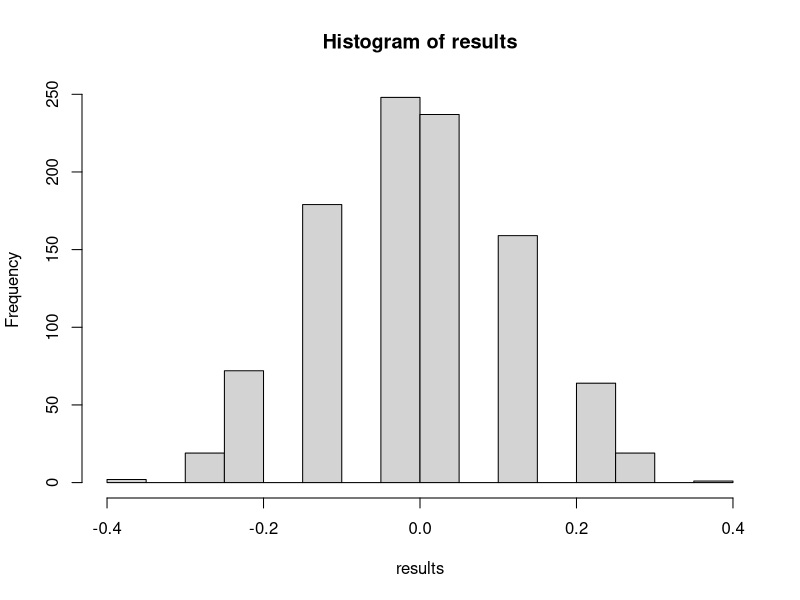
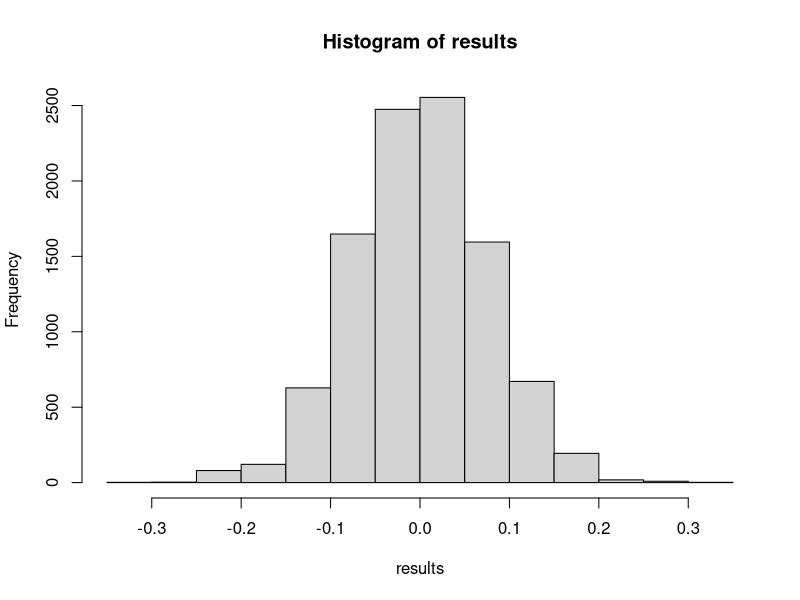

Write the R code that produced these figures, in order.
#
#  this is a comment
#
x <- sample(1:20, 1, replace=FALSE)
y <- sample(c("a", "b", "c", "d", "e", "f", "g"), 1)
coin_flips <- sample(c("H", "T"), 20, replace = TRUE)
coin_flips2 <- sample(c(0, 1), 20, replace = TRUE)   # let the 1s be Heads
# how many heads?
sum(coin_flips2)
# how many tails?
20 - sum(coin_flips2)
length(coin_flips2) - sum(coin_flips2)

#
#  48 managers, 48 case files, 24 females and 24 males.
#  *IF* there was no bias ... we expect female+male to be independent of the decision
#  * 35 promotions, 13 fail-to-promotes
#  * sample from this set of decisions 24x ==> females
#  * the leftovers ==> males
#

# lets let 1 be a promotion, 0 be a not-promotion
cases <- c( rep(1, 35), rep(0, 13) )
trial1 <- sample(cases, 24, replace=FALSE)  
# Percentage promoted ... total # of 1s / total # of samples 
females <- sum(trial1) / length(trial1)
males <- ( sum(cases) - sum(trial1) ) / length(trial1)
result <- males - females 

results <- rep(0, 1000)

for(j in 1:1000) {
  trial <- sample(cases, 24, replace=FALSE)   
  females <- sum(trial) / length(trial)
  males <- ( sum(cases) - sum(trial) ) / length(trial) 
  results[j] <- males - females
}
# create a histogram (default settings)
hist(results)

### Logical comparison
#
#  Any logical operator returns a TRUE/FALSE logical value
#  in R. The base set are: >, <, ==, <=, >=
#
sum( results >= 0.291 ) 

#
#  Your practice : DVD
#

#
#  97 purchases, 53 no-purchase (150 total)
#  75 treatment, 75 control
#  0.200 = treatment - control
#

# Define 1 = buy, 0 = no-buy
cases <- c( rep(1, 97), rep(0, 53) )

# trial = pull 75 cases from the sack ==> control
#       => the remaining are the treatment group
results <- rep(0, 10000)
for(j in 1:10000) { 
  control <- sum( sample(cases, 75, replace=FALSE) ) 
  treatment <- sum(cases) - control
  results[j] <- (treatment - control) / 75
}


hist(results)


















